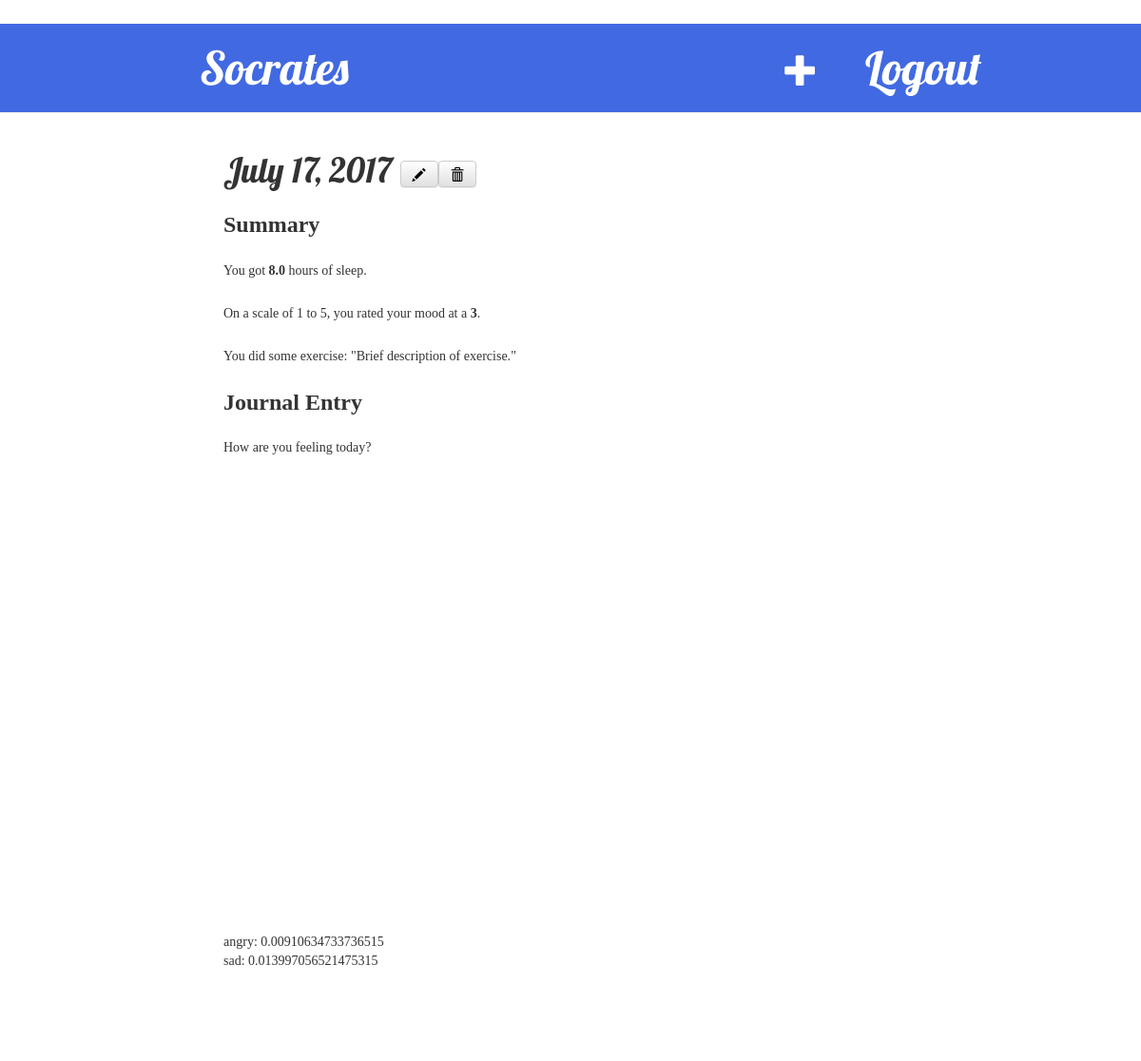
The app's page /post/52/ (signed in) with its own data.
### myblog/models.py (models this page shows, shortened)
class Entry(models.Model):
  user_name = models.CharField(max_length=2000)
  date = models.DateField()
  exercise = models.ForeignKey(Exercise, blank=True, null=True)
  sleep = models.FloatField()
  meditation = models.BooleanField()
  meditation_time = models.FloatField(blank=True, null=True)
  mood = models.TextField()
  mood_number = models.IntegerField()
  score = models.ForeignKey(SScore)

class Exercise(models.Model):
  EXERCISE_TYPES = (
    ('C', 'Cardio'),
    ('S', 'Strength'),
    ('O', 'Other'),
  )
  description = models.CharField(max_length=1000)
  exercise_type = models.CharField(max_length=1, choices=EXERCISE_TYPES, blank=True, null=True)
  def __unicode__(self):
      return self.description

class SScore(models.Model):
  angry = models.FloatField()
  sad = models.FloatField()
  def __unicode__(self):
    feelings = [self.angry, self.sad]
    tags = ['angry', 'sad']
    text = ""
    for i in range(0, len(tags)):
      if feelings[i] >= 0.000:
        text += tags[i]+": "+str(feelings[i])+"\n"
    return text

### myblog/views.py (the view)
# urls.py: url(r'^post/(?P<pk>\d+)/$', views.post_detail, name='post_detail'),
@login_required
def post_detail(request, pk):
    post = get_object_or_404(Entry, pk=pk)
    return render(request, 'post_detail.html', {'post': post})

### myblog/templates/post_detail.html (shortened to what this page needs)
{% extends 'base.html' %}
{% block content %}
    <div class="post">
        <h1>{{ post.date }}   <a class="btn btn-default" href="{% url 'socrates:post_edit' pk=post.pk %}"><span class="glyphicon glyphicon-pencil"></span></a><a class="btn btn-default" href="{% url 'socrates:post_delete' pk=post.pk %}"><span class="glyphicon glyphicon-trash"></span></a></h1>
        <h3> Summary </h3>
        <p> You got <b>{{ post.sleep }}</b> hours of sleep.</p>
        <p>On a scale of 1 to 5, you rated your mood at a <b>{{ post.mood_number|linebreaksbr }}</b>.</p>
        {% if post.exercise %}
          <p> You did some exercise: "{{post.exercise}}" </p>
        {% endif %}
        <h3>Journal Entry</h3>
        <p>{{ post.mood |linebreaksbr }}</p>
    <svg width="600" height="400"></svg>
        <p>{{ post.score|linebreaksbr }}</p>
    </div>
{% endblock %}

### myblog/static/css/myblog.css (style rules this page uses)
p,body { font-size: 18px; font-family: "Century Gothic"; margin-top: 50px; margin-bottom: 50px; }
.content, { margin-left: 10px; margin-bottom: 200px; }
h1, h2 { font-family: 'Lobster', cursive; }
h3, h4 { font-family: 'Simplifica', sans serif; }
.post { margin-left: 10px; margin-bottom: 70px; }
.post h1 a, .post h1 a:visited { color: #000000; }

### myblog/templates/post_detail.html (style rules this page uses)
svg { font-size: 14px; font-family: "Century Gothic"; margin-top: 25px; margin-bottom: 25px; }
p,body { font-size: 14px; font-family: "Century Gothic"; margin-top: 25px; margin-bottom: 25px; }
h3 { font-weight: bold; font-size: 24px; font-family: "Century Gothic"; margin-top: 25px; margin-bottom: 25px; }

### records on screen
Entry: date "July 17, 2017", sleep "8.0", mood_number "3", exercise "Brief description of exercise.", mood "How are you feeling today?", score "angry: 0.00910634733736515 sad: 0.013997056521475315"
